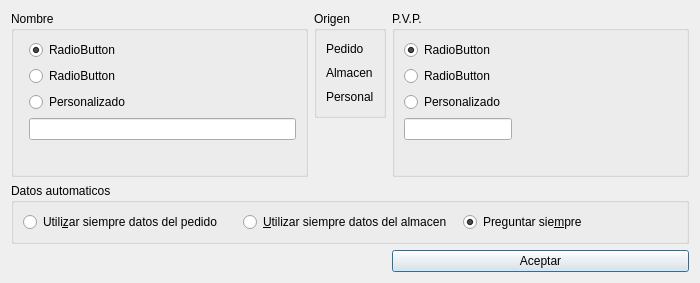
<?xml version="1.0" encoding="UTF-8"?>
<ui version="4.0">
 <class>CambioDatosProducto</class>
 <widget class="QDialog" name="CambioDatosProducto">
  <property name="geometry">
   <rect>
    <x>0</x>
    <y>0</y>
    <width>700</width>
    <height>283</height>
   </rect>
  </property>
  <property name="windowTitle">
   <string>Dialog</string>
  </property>
  <layout class="QGridLayout" name="gridLayout">
   <item row="0" column="0" rowspan="3">
    <widget class="QGroupBox" name="groupBox_2">
     <property name="title">
      <string>Nombre</string>
     </property>
     <layout class="QFormLayout" name="formLayout_3">
      <property name="fieldGrowthPolicy">
       <enum>QFormLayout::FieldGrowthPolicy::AllNonFixedFieldsGrow</enum>
      </property>
      <item row="0" column="1">
       <widget class="QRadioButton" name="radioButtonNombrePedido">
        <property name="text">
         <string>RadioButton</string>
        </property>
        <property name="checked">
         <bool>true</bool>
        </property>
       </widget>
      </item>
      <item row="1" column="1">
       <widget class="QRadioButton" name="radioButtonNombreAlmacen">
        <property name="text">
         <string>RadioButton</string>
        </property>
       </widget>
      </item>
      <item row="2" column="1">
       <widget class="QRadioButton" name="radioButtonNombrePersonal">
        <property name="text">
         <string>Personalizado</string>
        </property>
       </widget>
      </item>
      <item row="3" column="1">
       <widget class="QLineEdit" name="lineEditNombrePersonal"/>
      </item>
     </layout>
    </widget>
   </item>
   <item row="0" column="2" rowspan="3">
    <widget class="QGroupBox" name="groupBox">
     <property name="title">
      <string>P.V.P.</string>
     </property>
     <layout class="QFormLayout" name="formLayout">
      <property name="fieldGrowthPolicy">
       <enum>QFormLayout::FieldGrowthPolicy::AllNonFixedFieldsGrow</enum>
      </property>
      <item row="0" column="0">
       <widget class="QRadioButton" name="radioButtonPVPPedido">
        <property name="text">
         <string>RadioButton</string>
        </property>
        <property name="checked">
         <bool>true</bool>
        </property>
       </widget>
      </item>
      <item row="1" column="0">
       <widget class="QRadioButton" name="radioButtonPVPAlmacen">
        <property name="text">
         <string>RadioButton</string>
        </property>
       </widget>
      </item>
      <item row="2" column="0">
       <widget class="QRadioButton" name="radioButtonPVPPersonal">
        <property name="text">
         <string>Personalizado</string>
        </property>
       </widget>
      </item>
      <item row="3" column="0">
       <widget class="QLineEdit" name="lineEditPVPPersonal"/>
      </item>
     </layout>
    </widget>
   </item>
   <item row="3" column="0" colspan="3">
    <widget class="QGroupBox" name="groupBox_3">
     <property name="title">
      <string>Datos automaticos</string>
     </property>
     <layout class="QGridLayout" name="gridLayout_2">
      <item row="0" column="1">
       <widget class="QRadioButton" name="radioButtonDatosAlmacen">
        <property name="text">
         <string>&amp;Utilizar siempre datos del almacen</string>
        </property>
       </widget>
      </item>
      <item row="0" column="0">
       <widget class="QRadioButton" name="radioButtonDatosPedido">
        <property name="text">
         <string>Utili&amp;zar siempre datos del pedido</string>
        </property>
       </widget>
      </item>
      <item row="0" column="2">
       <widget class="QRadioButton" name="radioButton">
        <property name="text">
         <string>Preguntar sie&amp;mpre</string>
        </property>
        <property name="checked">
         <bool>true</bool>
        </property>
       </widget>
      </item>
     </layout>
    </widget>
   </item>
   <item row="0" column="1" rowspan="2">
    <widget class="QGroupBox" name="groupBox_4">
     <property name="title">
      <string>Origen</string>
     </property>
     <layout class="QGridLayout" name="gridLayout_3">
      <item row="2" column="0">
       <widget class="QLabel" name="label_2">
        <property name="text">
         <string>Personal</string>
        </property>
       </widget>
      </item>
      <item row="1" column="0">
       <widget class="QLabel" name="label">
        <property name="text">
         <string>Almacen</string>
        </property>
       </widget>
      </item>
      <item row="0" column="0">
       <widget class="QLabel" name="label_3">
        <property name="text">
         <string>Pedido</string>
        </property>
       </widget>
      </item>
     </layout>
    </widget>
   </item>
   <item row="4" column="2">
    <widget class="QPushButton" name="pushButton">
     <property name="text">
      <string>Aceptar</string>
     </property>
    </widget>
   </item>
  </layout>
 </widget>
 <resources/>
 <connections>
  <connection>
   <sender>pushButton</sender>
   <signal>clicked()</signal>
   <receiver>CambioDatosProducto</receiver>
   <slot>accept()</slot>
   <hints>
    <hint type="sourcelabel">
     <x>441</x>
     <y>262</y>
    </hint>
    <hint type="destinationlabel">
     <x>326</x>
     <y>242</y>
    </hint>
   </hints>
  </connection>
 </connections>
</ui>
